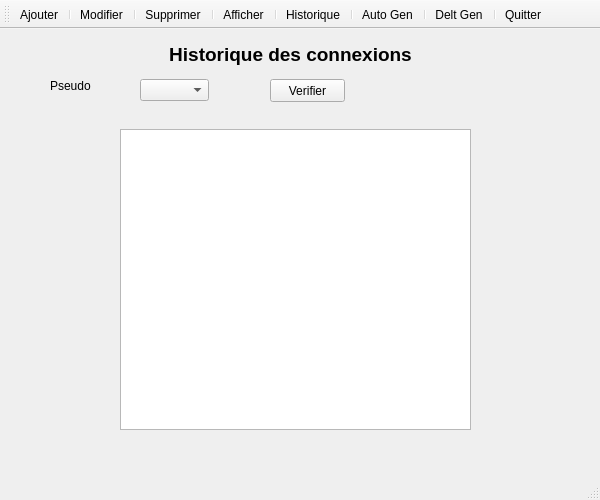
<?xml version="1.0" encoding="UTF-8"?>
<ui version="4.0">
 <class>Employee</class>
 <widget class="QMainWindow" name="Employee">
  <property name="geometry">
   <rect>
    <x>0</x>
    <y>0</y>
    <width>600</width>
    <height>500</height>
   </rect>
  </property>
  <property name="windowTitle">
   <string>Employee</string>
  </property>
  <property name="windowIcon">
   <iconset resource="ressource.qrc">
    <normaloff>:/icone/man.png</normaloff>:/icone/man.png</iconset>
  </property>
  <widget class="QWidget" name="centralwidget">
   <widget class="QStackedWidget" name="stackedWidget">
    <property name="geometry">
     <rect>
      <x>0</x>
      <y>0</y>
      <width>591</width>
      <height>401</height>
     </rect>
    </property>
    <property name="currentIndex">
     <number>4</number>
    </property>
    <widget class="QWidget" name="Ajouter">
     <widget class="QToolButton" name="Enregistrer">
      <property name="geometry">
       <rect>
        <x>233</x>
        <y>310</y>
        <width>71</width>
        <height>21</height>
       </rect>
      </property>
      <property name="text">
       <string>Enregistrer</string>
      </property>
     </widget>
     <widget class="QLabel" name="label_7">
      <property name="geometry">
       <rect>
        <x>260</x>
        <y>0</y>
        <width>91</width>
        <height>31</height>
       </rect>
      </property>
      <property name="text">
       <string>&lt;html&gt;&lt;head/&gt;&lt;body&gt;&lt;p align=&quot;center&quot;&gt;&lt;span style=&quot; font-size:14pt; font-weight:600;&quot;&gt;Ajout&lt;/span&gt;&lt;/p&gt;&lt;/body&gt;&lt;/html&gt;</string>
      </property>
      <property name="textFormat">
       <enum>Qt::AutoText</enum>
      </property>
      <property name="scaledContents">
       <bool>false</bool>
      </property>
      <property name="alignment">
       <set>Qt::AlignCenter</set>
      </property>
      <property name="margin">
       <number>0</number>
      </property>
     </widget>
     <widget class="QPushButton" name="Annuler">
      <property name="geometry">
       <rect>
        <x>343</x>
        <y>310</y>
        <width>75</width>
        <height>23</height>
       </rect>
      </property>
      <property name="text">
       <string>Annuler</string>
      </property>
     </widget>
     <widget class="QWidget" name="layoutWidget_2">
      <property name="geometry">
       <rect>
        <x>110</x>
        <y>50</y>
        <width>401</width>
        <height>241</height>
       </rect>
      </property>
      <layout class="QGridLayout" name="gridLayout_2">
       <item row="5" column="1">
        <widget class="QComboBox" name="fonctionaj">
         <item>
          <property name="text">
           <string/>
          </property>
         </item>
         <item>
          <property name="text">
           <string>Policier</string>
          </property>
         </item>
         <item>
          <property name="text">
           <string>Technicien</string>
          </property>
         </item>
        </widget>
       </item>
       <item row="1" column="0">
        <widget class="QLabel" name="prenom">
         <property name="text">
          <string>Prenom</string>
         </property>
        </widget>
       </item>
       <item row="0" column="0">
        <widget class="QLabel" name="nom">
         <property name="text">
          <string>Nom</string>
         </property>
        </widget>
       </item>
       <item row="0" column="1">
        <widget class="QLineEdit" name="nomaj"/>
       </item>
       <item row="3" column="1">
        <widget class="QLineEdit" name="mdpaj">
         <property name="echoMode">
          <enum>QLineEdit::Password</enum>
         </property>
        </widget>
       </item>
       <item row="2" column="1">
        <widget class="QLineEdit" name="pseudoaj"/>
       </item>
       <item row="2" column="0">
        <widget class="QLabel" name="pseudo">
         <property name="text">
          <string>Pseudo</string>
         </property>
        </widget>
       </item>
       <item row="3" column="0">
        <widget class="QLabel" name="mdp">
         <property name="text">
          <string>Mot de passe </string>
         </property>
        </widget>
       </item>
       <item row="1" column="1">
        <widget class="QLineEdit" name="prenomaj"/>
       </item>
       <item row="4" column="0">
        <widget class="QLabel" name="cin">
         <property name="text">
          <string>CIN</string>
         </property>
        </widget>
       </item>
       <item row="4" column="1">
        <widget class="QLineEdit" name="cinaj"/>
       </item>
       <item row="5" column="0">
        <widget class="QLabel" name="fonction">
         <property name="text">
          <string>Fonction</string>
         </property>
        </widget>
       </item>
       <item row="6" column="0">
        <widget class="QLabel" name="type">
         <property name="text">
          <string>Type</string>
         </property>
        </widget>
       </item>
       <item row="6" column="1">
        <widget class="QComboBox" name="typeaj">
         <item>
          <property name="text">
           <string>Administrateur</string>
          </property>
         </item>
         <item>
          <property name="text">
           <string>Employee</string>
          </property>
         </item>
        </widget>
       </item>
      </layout>
     </widget>
    </widget>
    <widget class="QWidget" name="Modifier">
     <widget class="QPushButton" name="Sauvegarder">
      <property name="geometry">
       <rect>
        <x>210</x>
        <y>370</y>
        <width>75</width>
        <height>23</height>
       </rect>
      </property>
      <property name="text">
       <string>Sauvegarder</string>
      </property>
     </widget>
     <widget class="QPushButton" name="Annuler_2">
      <property name="geometry">
       <rect>
        <x>320</x>
        <y>370</y>
        <width>75</width>
        <height>23</height>
       </rect>
      </property>
      <property name="text">
       <string>Annuler</string>
      </property>
     </widget>
     <widget class="QWidget" name="verticalLayoutWidget_3">
      <property name="geometry">
       <rect>
        <x>200</x>
        <y>40</y>
        <width>191</width>
        <height>47</height>
       </rect>
      </property>
      <layout class="QVBoxLayout" name="verticalLayout_3">
       <item alignment="Qt::AlignHCenter">
        <widget class="QLabel" name="label_32">
         <property name="text">
          <string>Pseudo</string>
         </property>
        </widget>
       </item>
       <item>
        <spacer name="verticalSpacer_2">
         <property name="orientation">
          <enum>Qt::Vertical</enum>
         </property>
         <property name="sizeHint" stdset="0">
          <size>
           <width>20</width>
           <height>40</height>
          </size>
         </property>
        </spacer>
       </item>
       <item>
        <widget class="QLineEdit" name="pseudorech"/>
       </item>
      </layout>
     </widget>
     <widget class="QLabel" name="label_33">
      <property name="geometry">
       <rect>
        <x>230</x>
        <y>0</y>
        <width>121</width>
        <height>31</height>
       </rect>
      </property>
      <property name="text">
       <string>&lt;html&gt;&lt;head/&gt;&lt;body&gt;&lt;p align=&quot;center&quot;&gt;&lt;span style=&quot; font-size:14pt; font-weight:600;&quot;&gt;Modification&lt;/span&gt;&lt;/p&gt;&lt;/body&gt;&lt;/html&gt;</string>
      </property>
      <property name="textFormat">
       <enum>Qt::AutoText</enum>
      </property>
      <property name="scaledContents">
       <bool>false</bool>
      </property>
      <property name="alignment">
       <set>Qt::AlignCenter</set>
      </property>
      <property name="margin">
       <number>0</number>
      </property>
     </widget>
     <widget class="QPushButton" name="RechercherModif">
      <property name="geometry">
       <rect>
        <x>260</x>
        <y>100</y>
        <width>75</width>
        <height>23</height>
       </rect>
      </property>
      <property name="text">
       <string>Rechercher</string>
      </property>
     </widget>
     <widget class="QWidget" name="layoutWidget_3">
      <property name="geometry">
       <rect>
        <x>90</x>
        <y>130</y>
        <width>391</width>
        <height>221</height>
       </rect>
      </property>
      <layout class="QGridLayout" name="gridLayout_3">
       <item row="5" column="1">
        <widget class="QComboBox" name="fonctionmo">
         <item>
          <property name="text">
           <string/>
          </property>
         </item>
         <item>
          <property name="text">
           <string>Policier</string>
          </property>
         </item>
         <item>
          <property name="text">
           <string>Technicien</string>
          </property>
         </item>
        </widget>
       </item>
       <item row="1" column="0">
        <widget class="QLabel" name="label_30">
         <property name="text">
          <string>Prenom</string>
         </property>
        </widget>
       </item>
       <item row="0" column="0">
        <widget class="QLabel" name="label_19">
         <property name="text">
          <string>Nom</string>
         </property>
        </widget>
       </item>
       <item row="0" column="1">
        <widget class="QLineEdit" name="nommo"/>
       </item>
       <item row="3" column="1">
        <widget class="QLineEdit" name="mdpmo">
         <property name="echoMode">
          <enum>QLineEdit::Password</enum>
         </property>
        </widget>
       </item>
       <item row="2" column="1">
        <widget class="QLineEdit" name="pseudomo"/>
       </item>
       <item row="2" column="0">
        <widget class="QLabel" name="label_31">
         <property name="text">
          <string>Pseudo</string>
         </property>
        </widget>
       </item>
       <item row="3" column="0">
        <widget class="QLabel" name="label_41">
         <property name="text">
          <string>Mot de passe </string>
         </property>
        </widget>
       </item>
       <item row="1" column="1">
        <widget class="QLineEdit" name="prenomo"/>
       </item>
       <item row="4" column="0">
        <widget class="QLabel" name="label_4">
         <property name="text">
          <string>CIN</string>
         </property>
        </widget>
       </item>
       <item row="4" column="1">
        <widget class="QLineEdit" name="cinmo"/>
       </item>
       <item row="5" column="0">
        <widget class="QLabel" name="label_5">
         <property name="text">
          <string>Fonction</string>
         </property>
        </widget>
       </item>
       <item row="6" column="0">
        <widget class="QLabel" name="type_2">
         <property name="text">
          <string>Type</string>
         </property>
        </widget>
       </item>
       <item row="6" column="1">
        <widget class="QComboBox" name="typemo">
         <item>
          <property name="text">
           <string>Administrateur</string>
          </property>
         </item>
         <item>
          <property name="text">
           <string>Employee</string>
          </property>
         </item>
        </widget>
       </item>
      </layout>
     </widget>
    </widget>
    <widget class="QWidget" name="Supprimer">
     <widget class="QPushButton" name="Annuler_3">
      <property name="geometry">
       <rect>
        <x>320</x>
        <y>370</y>
        <width>75</width>
        <height>23</height>
       </rect>
      </property>
      <property name="text">
       <string>Annuler</string>
      </property>
     </widget>
     <widget class="QPushButton" name="Supprime">
      <property name="geometry">
       <rect>
        <x>210</x>
        <y>370</y>
        <width>75</width>
        <height>23</height>
       </rect>
      </property>
      <property name="text">
       <string>Supprimer</string>
      </property>
     </widget>
     <widget class="QWidget" name="verticalLayoutWidget_4">
      <property name="geometry">
       <rect>
        <x>200</x>
        <y>40</y>
        <width>191</width>
        <height>47</height>
       </rect>
      </property>
      <layout class="QVBoxLayout" name="verticalLayout_4">
       <item alignment="Qt::AlignHCenter">
        <widget class="QLabel" name="label_38">
         <property name="text">
          <string>Pseudo</string>
         </property>
        </widget>
       </item>
       <item>
        <spacer name="verticalSpacer_5">
         <property name="orientation">
          <enum>Qt::Vertical</enum>
         </property>
         <property name="sizeHint" stdset="0">
          <size>
           <width>20</width>
           <height>40</height>
          </size>
         </property>
        </spacer>
       </item>
       <item>
        <widget class="QLineEdit" name="pseudorechsupp"/>
       </item>
      </layout>
     </widget>
     <widget class="QLabel" name="label_39">
      <property name="geometry">
       <rect>
        <x>250</x>
        <y>0</y>
        <width>121</width>
        <height>31</height>
       </rect>
      </property>
      <property name="text">
       <string>&lt;html&gt;&lt;head/&gt;&lt;body&gt;&lt;p align=&quot;center&quot;&gt;&lt;span style=&quot; font-size:14pt; font-weight:600;&quot;&gt;Suppression&lt;/span&gt;&lt;/p&gt;&lt;/body&gt;&lt;/html&gt;</string>
      </property>
      <property name="textFormat">
       <enum>Qt::AutoText</enum>
      </property>
      <property name="scaledContents">
       <bool>false</bool>
      </property>
      <property name="alignment">
       <set>Qt::AlignCenter</set>
      </property>
      <property name="margin">
       <number>0</number>
      </property>
     </widget>
     <widget class="QPushButton" name="rechsupp">
      <property name="geometry">
       <rect>
        <x>260</x>
        <y>100</y>
        <width>75</width>
        <height>23</height>
       </rect>
      </property>
      <property name="text">
       <string>Rechercher</string>
      </property>
     </widget>
     <widget class="QWidget" name="layoutWidget_4">
      <property name="geometry">
       <rect>
        <x>90</x>
        <y>130</y>
        <width>391</width>
        <height>221</height>
       </rect>
      </property>
      <layout class="QGridLayout" name="gridLayout_4">
       <item row="5" column="1">
        <widget class="QComboBox" name="fonctionsupp">
         <item>
          <property name="text">
           <string>Policier</string>
          </property>
         </item>
         <item>
          <property name="text">
           <string>Technicien</string>
          </property>
         </item>
        </widget>
       </item>
       <item row="1" column="0">
        <widget class="QLabel" name="label_34">
         <property name="text">
          <string>Prenom</string>
         </property>
        </widget>
       </item>
       <item row="0" column="0">
        <widget class="QLabel" name="label_20">
         <property name="text">
          <string>Nom</string>
         </property>
        </widget>
       </item>
       <item row="0" column="1">
        <widget class="QLineEdit" name="nomsupp"/>
       </item>
       <item row="3" column="1">
        <widget class="QLineEdit" name="mdpsupp">
         <property name="echoMode">
          <enum>QLineEdit::Password</enum>
         </property>
        </widget>
       </item>
       <item row="2" column="1">
        <widget class="QLineEdit" name="pseudosupp"/>
       </item>
       <item row="2" column="0">
        <widget class="QLabel" name="label_35">
         <property name="text">
          <string>Pseudo</string>
         </property>
        </widget>
       </item>
       <item row="3" column="0">
        <widget class="QLabel" name="label_36">
         <property name="text">
          <string>Mot de passe </string>
         </property>
        </widget>
       </item>
       <item row="1" column="1">
        <widget class="QLineEdit" name="prenomsupp"/>
       </item>
       <item row="4" column="0">
        <widget class="QLabel" name="label_8">
         <property name="text">
          <string>CIN</string>
         </property>
        </widget>
       </item>
       <item row="4" column="1">
        <widget class="QLineEdit" name="cinsupp"/>
       </item>
       <item row="5" column="0">
        <widget class="QLabel" name="label_9">
         <property name="text">
          <string>Fonction</string>
         </property>
        </widget>
       </item>
       <item row="6" column="0">
        <widget class="QLabel" name="label_10">
         <property name="text">
          <string>Type</string>
         </property>
        </widget>
       </item>
       <item row="6" column="1">
        <widget class="QComboBox" name="typesupp">
         <item>
          <property name="text">
           <string>Administrateur</string>
          </property>
         </item>
         <item>
          <property name="text">
           <string>Employee</string>
          </property>
         </item>
        </widget>
       </item>
      </layout>
     </widget>
    </widget>
    <widget class="QWidget" name="Afficher">
     <widget class="QLabel" name="label_40">
      <property name="geometry">
       <rect>
        <x>240</x>
        <y>0</y>
        <width>91</width>
        <height>31</height>
       </rect>
      </property>
      <property name="text">
       <string>&lt;html&gt;&lt;head/&gt;&lt;body&gt;&lt;p align=&quot;center&quot;&gt;&lt;span style=&quot; font-size:14pt; font-weight:600;&quot;&gt;Affichage&lt;/span&gt;&lt;/p&gt;&lt;/body&gt;&lt;/html&gt;</string>
      </property>
      <property name="textFormat">
       <enum>Qt::AutoText</enum>
      </property>
      <property name="scaledContents">
       <bool>false</bool>
      </property>
      <property name="alignment">
       <set>Qt::AlignCenter</set>
      </property>
      <property name="margin">
       <number>0</number>
      </property>
     </widget>
     <widget class="QTableView" name="tableutilisateur">
      <property name="geometry">
       <rect>
        <x>20</x>
        <y>40</y>
        <width>561</width>
        <height>321</height>
       </rect>
      </property>
     </widget>
    </widget>
    <widget class="QWidget" name="Historique">
     <widget class="QTableView" name="tablehistorique">
      <property name="geometry">
       <rect>
        <x>120</x>
        <y>100</y>
        <width>351</width>
        <height>301</height>
       </rect>
      </property>
     </widget>
     <widget class="QLabel" name="label_42">
      <property name="geometry">
       <rect>
        <x>160</x>
        <y>10</y>
        <width>261</width>
        <height>31</height>
       </rect>
      </property>
      <property name="text">
       <string>&lt;html&gt;&lt;head/&gt;&lt;body&gt;&lt;p align=&quot;center&quot;&gt;&lt;span style=&quot; font-size:14pt; font-weight:600;&quot;&gt;Historique des connexions&lt;/span&gt;&lt;/p&gt;&lt;/body&gt;&lt;/html&gt;</string>
      </property>
      <property name="textFormat">
       <enum>Qt::AutoText</enum>
      </property>
      <property name="scaledContents">
       <bool>false</bool>
      </property>
      <property name="alignment">
       <set>Qt::AlignCenter</set>
      </property>
      <property name="margin">
       <number>0</number>
      </property>
     </widget>
     <widget class="QLabel" name="label">
      <property name="geometry">
       <rect>
        <x>50</x>
        <y>50</y>
        <width>47</width>
        <height>13</height>
       </rect>
      </property>
      <property name="text">
       <string>Pseudo</string>
      </property>
     </widget>
     <widget class="QComboBox" name="pseudoverif">
      <property name="geometry">
       <rect>
        <x>140</x>
        <y>50</y>
        <width>69</width>
        <height>22</height>
       </rect>
      </property>
     </widget>
     <widget class="QPushButton" name="verifier">
      <property name="geometry">
       <rect>
        <x>270</x>
        <y>50</y>
        <width>75</width>
        <height>23</height>
       </rect>
      </property>
      <property name="text">
       <string>Verifier</string>
      </property>
     </widget>
    </widget>
   </widget>
  </widget>
  <widget class="QStatusBar" name="statusbar"/>
  <widget class="QToolBar" name="toolBar">
   <property name="windowTitle">
    <string>toolBar</string>
   </property>
   <property name="iconSize">
    <size>
     <width>32</width>
     <height>32</height>
    </size>
   </property>
   <property name="toolButtonStyle">
    <enum>Qt::ToolButtonTextUnderIcon</enum>
   </property>
   <attribute name="toolBarArea">
    <enum>TopToolBarArea</enum>
   </attribute>
   <attribute name="toolBarBreak">
    <bool>false</bool>
   </attribute>
   <addaction name="actionAjouter"/>
   <addaction name="separator"/>
   <addaction name="actionModifier"/>
   <addaction name="separator"/>
   <addaction name="actionSupprimer"/>
   <addaction name="separator"/>
   <addaction name="actionAfficher"/>
   <addaction name="separator"/>
   <addaction name="actionHistorique"/>
   <addaction name="separator"/>
   <addaction name="actionAuto_Gen"/>
   <addaction name="separator"/>
   <addaction name="actionDelt_Gen"/>
   <addaction name="separator"/>
   <addaction name="actionQuitter"/>
  </widget>
  <action name="actionAjouter">
   <property name="icon">
    <iconset resource="ressource.qrc">
     <normaloff>:/icone/Employee/user-1.png</normaloff>:/icone/Employee/user-1.png</iconset>
   </property>
   <property name="text">
    <string>Ajouter</string>
   </property>
  </action>
  <action name="actionModifier">
   <property name="icon">
    <iconset resource="ressource.qrc">
     <normaloff>:/icone/Employee/user-2.png</normaloff>:/icone/Employee/user-2.png</iconset>
   </property>
   <property name="text">
    <string>Modifier</string>
   </property>
  </action>
  <action name="actionSupprimer">
   <property name="icon">
    <iconset resource="ressource.qrc">
     <normaloff>:/icone/Employee/user-4.png</normaloff>:/icone/Employee/user-4.png</iconset>
   </property>
   <property name="text">
    <string>Supprimer</string>
   </property>
  </action>
  <action name="actionAfficher">
   <property name="icon">
    <iconset resource="ressource.qrc">
     <normaloff>:/icone/Employee/user-5.png</normaloff>:/icone/Employee/user-5.png</iconset>
   </property>
   <property name="text">
    <string>Afficher</string>
   </property>
  </action>
  <action name="actionQuitter">
   <property name="icon">
    <iconset resource="ressource.qrc">
     <normaloff>:/icone/Employee/delete.png</normaloff>:/icone/Employee/delete.png</iconset>
   </property>
   <property name="text">
    <string>Quitter</string>
   </property>
  </action>
  <action name="actionAuto_Gen">
   <property name="icon">
    <iconset resource="ressource.qrc">
     <normaloff>:/icone/interaction-assets/file-9.png</normaloff>:/icone/interaction-assets/file-9.png</iconset>
   </property>
   <property name="text">
    <string>Auto Gen</string>
   </property>
  </action>
  <action name="actionDelt_Gen">
   <property name="icon">
    <iconset resource="ressource.qrc">
     <normaloff>:/icone/interaction-assets/file-13.png</normaloff>:/icone/interaction-assets/file-13.png</iconset>
   </property>
   <property name="text">
    <string>Delt Gen</string>
   </property>
  </action>
  <action name="actionHistorique">
   <property name="icon">
    <iconset resource="ressource.qrc">
     <normaloff>:/icone/interaction-assets/server-19.png</normaloff>:/icone/interaction-assets/server-19.png</iconset>
   </property>
   <property name="text">
    <string>Historique</string>
   </property>
  </action>
 </widget>
 <resources>
  <include location="ressource.qrc"/>
 </resources>
 <connections/>
</ui>
